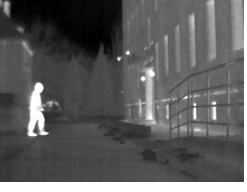
#> input picture testImages/5.png, 247 x 192 px, found by its file name
$ python test.py
#> lines starting #> are read from the running program, lines starting #| are printed output that depends on the picture
import cv2
import numpy as np
import imutils
from PIL import Image

def adjust_gamma(image, gamma=1.0):
    invGamma = 1.0 / gamma
    table = np.array([((i / 255.0) ** invGamma) * 255 for i in np.arange(0, 256)]).astype("uint8")
    return cv2.LUT(image, table)
'''
def getImage(image):
    hog = cv2.HOGDescriptor()
    hog.setSVMDetector(cv2.HOGDescriptor_getDefaultPeopleDetector())
    image = imutils.resize(image, width=min(400, image.shape[1]))
    (regions, _) = hog.detectMultiScale(image, winStride=(4, 4), padding=(8, 8), scale=1.05)
    for (x, y, w, h) in regions:
        cv2.rectangle(image, (x, y),  (x + w, y + h),  (0, 0, 255), 2)
    return image

image = cv2.imread('test.png')
adjusted = adjust_gamma(image, gamma=3.5)


image = getImage(image)
adjusted = getImage(adjusted)
cv2.imwrite("temp.png",adjusted)

#cv2.imshow("Image", image)
cv2.imshow("adjust", adjusted)
cv2.waitKey(0)

cv2.destroyAllWindows()
'''
def getImage(image,img1):
    hog = cv2.HOGDescriptor()
    hog.setSVMDetector(cv2.HOGDescriptor_getDefaultPeopleDetector())
    image = imutils.resize(image, width=min(800, 800))
    img1 = imutils.resize(img1, width=min(800, 800))
    (regions, _) = hog.detectMultiScale(image, winStride=(4, 4), padding=(8, 8), scale=1.05)
    for (x, y, w, h) in regions:
        cv2.rectangle(img1, (x, y),  (x + w, y + h),  (0, 0, 255), 2)
        print(str(x)+" "+str(y))
    return img1
image = cv2.imread('5.png')
#> image is the input picture: shape (192, 247, 3); min 0, max 255, mean 92.2
adjusted = adjust_gamma(image, gamma=3.5)
#> in adjust_gamma, `return cv2.LUT(image, table)`:
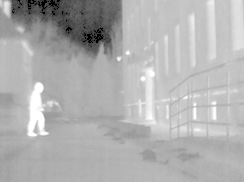
#> returned value: shape (192, 247, 3); min 0, max 255, mean 181.2
cv2.imwrite("temp.png",adjusted)
img= cv2.imread('5.png')
img1=cv2.imread('temp.png')
gray_img=cv2.cvtColor(img,cv2.COLOR_BGR2GRAY)
gray_img1=cv2.cvtColor(img1,cv2.COLOR_BGR2GRAY)

gray_img_eqhist=cv2.equalizeHist(gray_img)
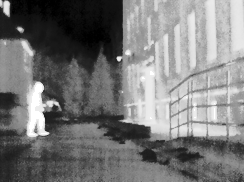
#> gray_img_eqhist: shape (192, 247); min 0, max 255, mean 128.9
gray_img1_eqhist=cv2.equalizeHist(gray_img1)
clahe=cv2.createCLAHE(clipLimit=20)
gray_img_clahe=clahe.apply(gray_img_eqhist)
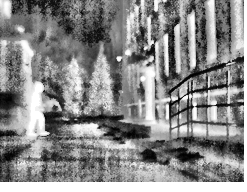
#> gray_img_clahe: shape (192, 247); min 0, max 255, mean 137.5
'''
gray_img1_clahe=clahe.apply(gray_img1_eqhist)
images=np.concatenate((gray_img_clahe,gray_img1_clahe),axis=1)
images = getImage(images)
cv2.imshow("Images",images)
cv2.waitKey(0)
cv2.destroyAllWindows()
'''

th=80
max_val=255
ret, o3 = cv2.threshold(gray_img_clahe, th, max_val, cv2.THRESH_TOZERO)
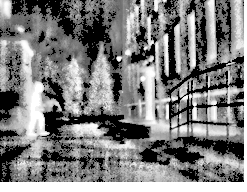
#> o3: shape (192, 247); min 0, max 255, mean 126.8
#> ret = 80
images = getImage(o3,img1)
#> in getImage, `image = imutils.resize(image, width=min(800, 800))`:
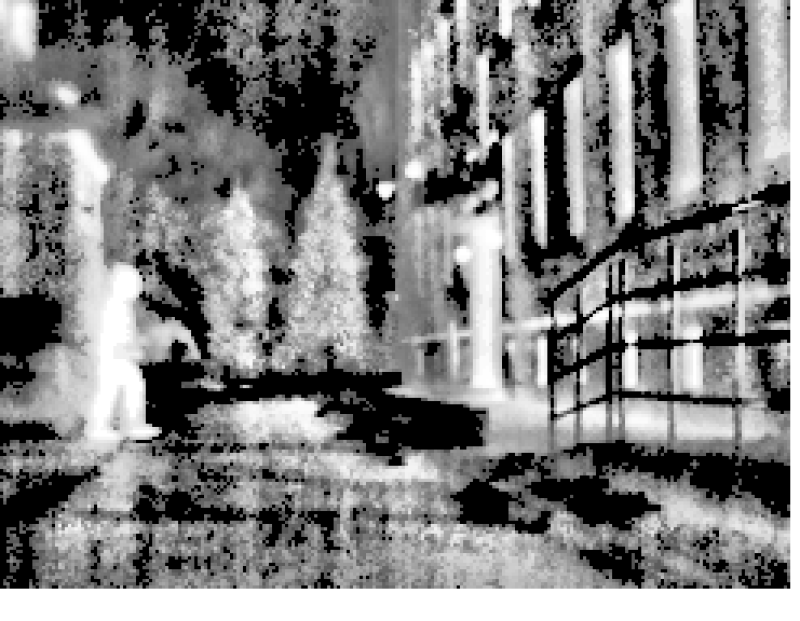
#> image: shape (621, 800); min 0, max 255, mean 126.8
#> in getImage, `(regions, _) = hog.detectMultiScale(image, winStride=(4, 4), padding=(..`: regions = [[85, 10, 77, 154], [708, 328, 81, 161], [62, 241, 117, 233]]
#> the loop in getImage, `for (x, y, w, h) in regions:` made 3 passes
#| 85 10
#| 708 328
#| 62 241
#> after the loop in getImage, `for (x, y, w, h) in regions:`:
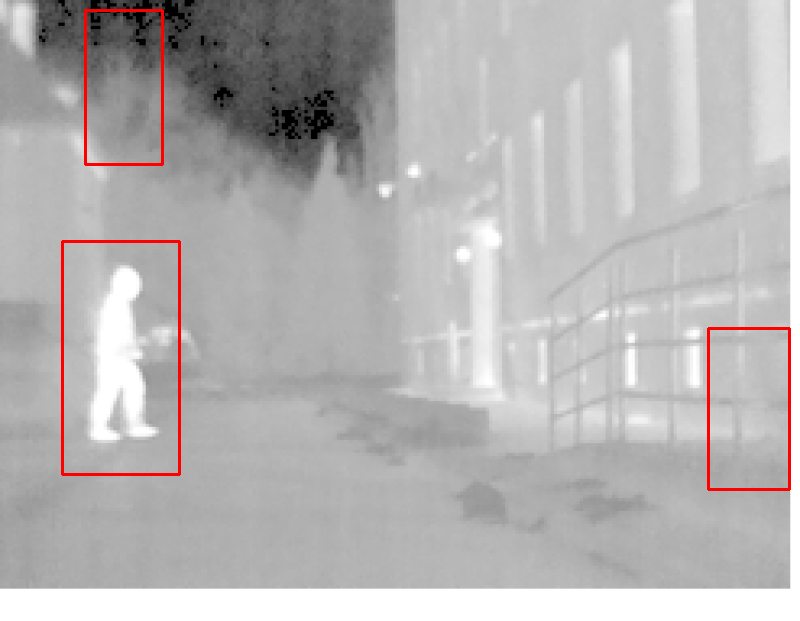
#> img1: shape (621, 800, 3); mean of channels 0, 1, 2 179.5, 179.5, 182.1; drawn as B, G, R
cv2.imshow("Images",images)
cv2.waitKey(0)
cv2.destroyAllWindows()

$ run again, with testImages/1.png copied over testImages/5.png
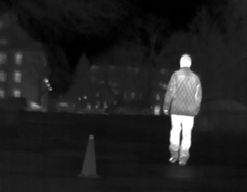
#> input picture testImages/1.png, 247 x 192 px, found by its file name
#> image is the input picture: shape (192, 247, 3); min 0, max 255, mean 32.8
#> ret = 80
#> in getImage, `image = imutils.resize(image, width=min(800, 800))`:
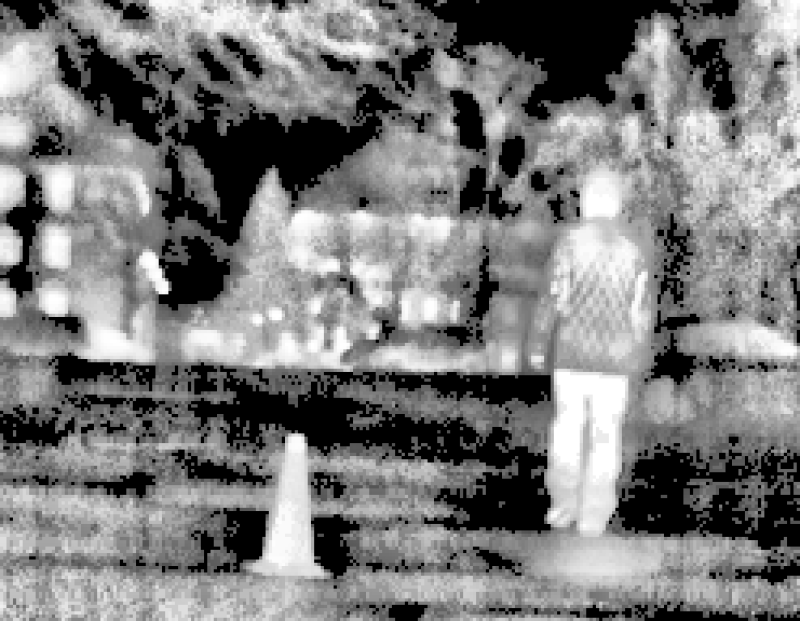
#> image: shape (621, 800); min 0, max 255, mean 123.8
#> regions = [[100, 207, 83, 165], [474, 107, 253, 507]]
#> the loop in getImage, `for (x, y, w, h) in regions:` made 2 passes
#> (printed output is left out)
#> after the loop in getImage, `for (x, y, w, h) in regions:`:
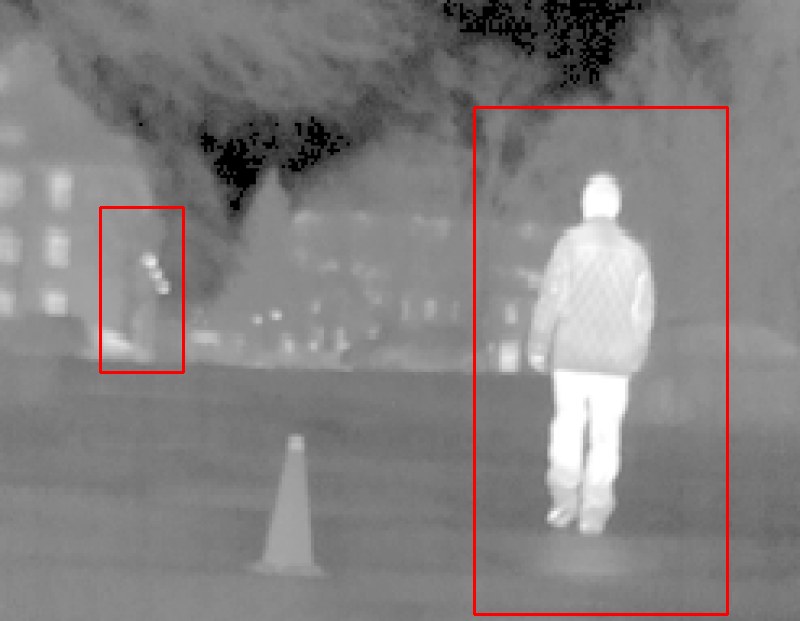
#> img1: shape (621, 800, 3); mean of channels 0, 1, 2 128.7, 128.7, 131.8; drawn as B, G, R

$ run again, with testImages/2.png copied over testImages/5.png
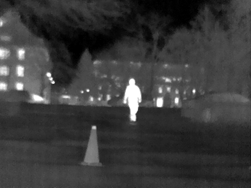
#> input picture testImages/2.png, 251 x 192 px, found by its file name
#> image is the input picture: shape (192, 251, 3); min 0, max 255, mean 62.9
#> ret = 80
#> in getImage, `image = imutils.resize(image, width=min(800, 800))`:
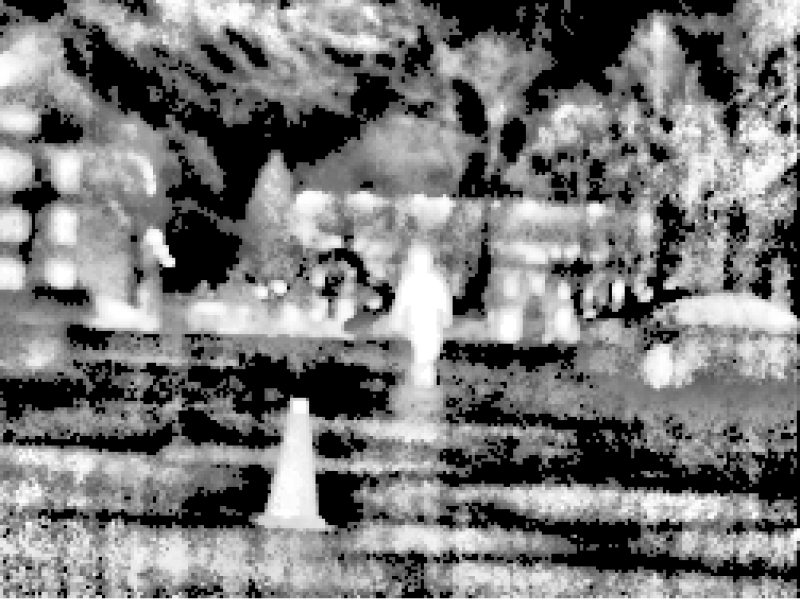
#> image: shape (611, 800); min 0, max 255, mean 123.2
#> regions = [[112, 190, 74, 147], [527, 266, 71, 141], [550, 162, 92, 182], [425, 157, 92, 183], [374, 226, 97, 195]]
#> the loop in getImage, `for (x, y, w, h) in regions:` made 5 passes
#> (printed output is left out)
#> after the loop in getImage, `for (x, y, w, h) in regions:`:
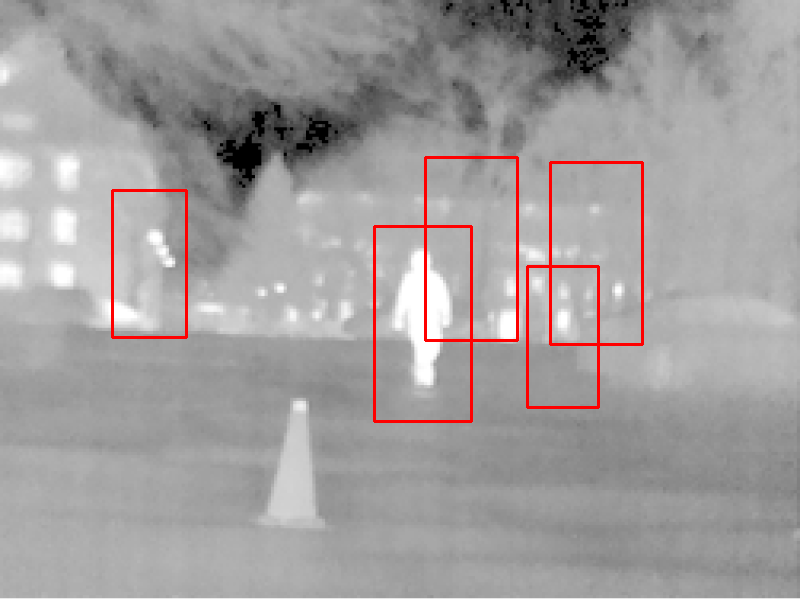
#> img1: shape (611, 800, 3); mean of channels 0, 1, 2 159.8, 159.8, 163.7; drawn as B, G, R

$ run again, with testImages/3.png copied over testImages/5.png
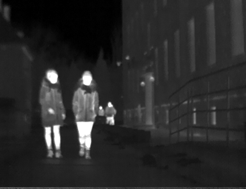
#> input picture testImages/3.png, 247 x 192 px, found by its file name
#> image is the input picture: shape (192, 247, 3); min 0, max 255, mean 45.8
#> ret = 80
#> in getImage, `image = imutils.resize(image, width=min(800, 800))`:
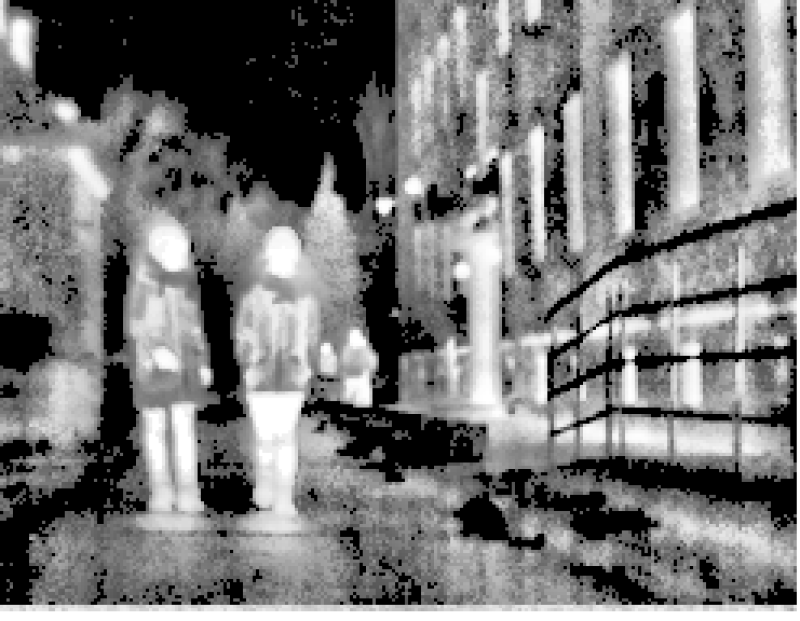
#> image: shape (621, 800); min 0, max 255, mean 116.9
#> regions = [[82, 340, 72, 143], [162, 153, 76, 152], [18, 26, 287, 575]]
#> the loop in getImage, `for (x, y, w, h) in regions:` made 3 passes
#> (printed output is left out)
#> after the loop in getImage, `for (x, y, w, h) in regions:`:
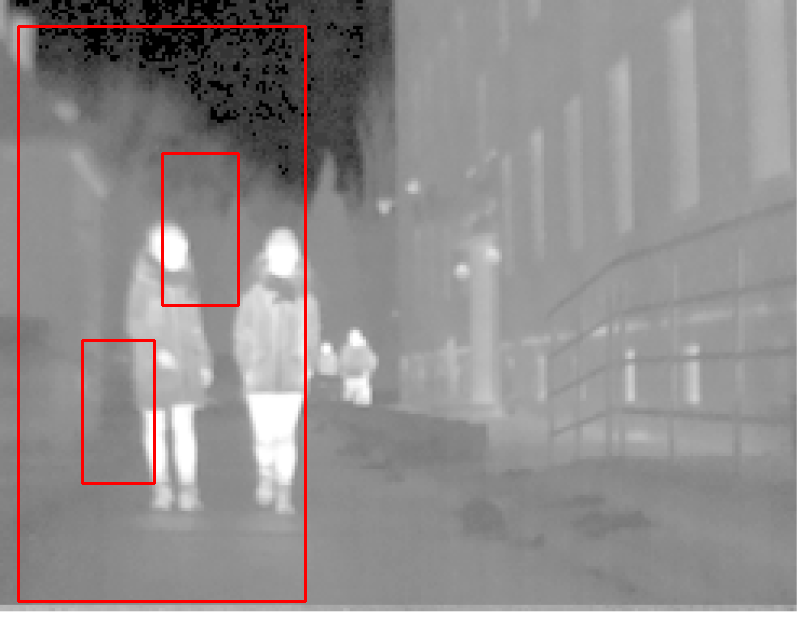
#> img1: shape (621, 800, 3); mean of channels 0, 1, 2 141.8, 141.8, 145.8; drawn as B, G, R
